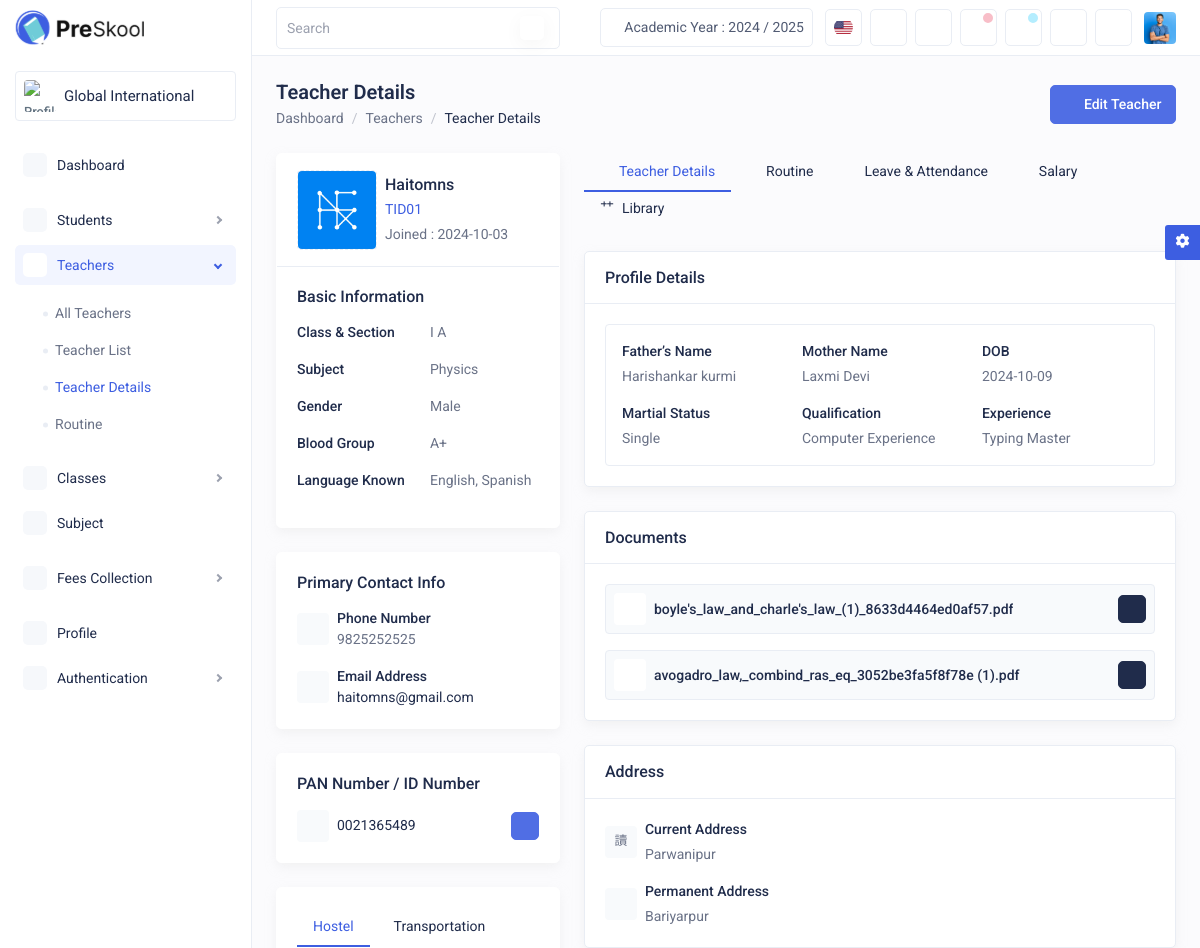
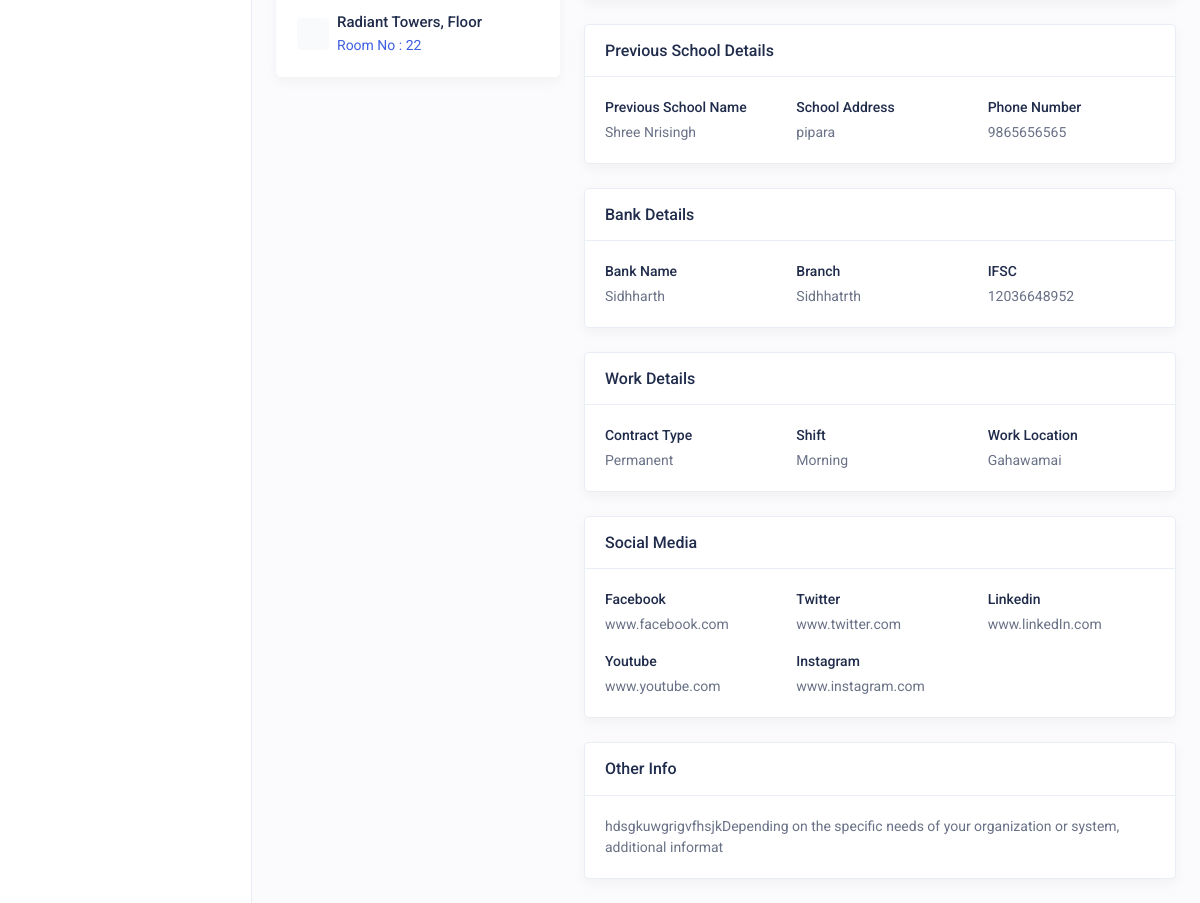
Screenshot of /teacher-details.php with the database file from the repository (2 pictures, top to bottom).
### tables this page shows
CREATE TABLE IF NOT EXISTS `addteacher` (
  `ID` int NOT NULL AUTO_INCREMENT,
  `teacher_id` varchar(15) NOT NULL,
  `teacher_image` varchar(255) NOT NULL,
  `first_name` varchar(100) NOT NULL,
  `last_name` varchar(100) NOT NULL,
  `gender` enum('Male','Female','Other') NOT NULL,
  `email_address` varchar(100) NOT NULL,
  `primary_contact_number` varchar(10) NOT NULL,
  `qualification` varchar(30) NOT NULL,
  `work_experience` varchar(30) NOT NULL,
  `address` varchar(50) NOT NULL,
  `permanent_address` varchar(100) NOT NULL,
  `date_of_birth` date NOT NULL,
  `pan_number` varchar(10) NOT NULL,
  `class` varchar(50) NOT NULL,
  `subject` varchar(100) NOT NULL,
  `date_of_joining` date NOT NULL,
  `language_known` varchar(100) NOT NULL,
  `status_of_teacher` varchar(30) NOT NULL,
  `marital_status` varchar(30) NOT NULL,
  `blood_group` varchar(10) NOT NULL,
  `father_name` varchar(40) NOT NULL,
  `mother_name` varchar(40) NOT NULL,
  `epf_no` varchar(20) NOT NULL,
  `basic_salary` decimal(10,2) NOT NULL,
  `contract_type` varchar(30) NOT NULL,
  `date_of_leaving` date NOT NULL,
  `work_shift` varchar(50) NOT NULL,
  `work_location` varchar(100) NOT NULL,
  `medical_leaves` int NOT NULL,
  `casual_leaves` int NOT NULL,
  `maternity_leaves` int NOT NULL,
  `sick_leaves` int NOT NULL,
  `account_name` varchar(100) NOT NULL,
  `account_number` varchar(20) NOT NULL,
  `ifsc_code` varchar(11) NOT NULL,
  `bank_name` varchar(100) NOT NULL,
  `branch_name` varchar(100) NOT NULL,
  `route` varchar(100) DEFAULT NULL,
  `vehicle_number` varchar(20) DEFAULT NULL,
  `pickup_point` varchar(100) DEFAULT NULL,
  `hostel` varchar(100) DEFAULT NULL,
  `room_number` varchar(10) DEFAULT NULL,
  `facebook` varchar(255) DEFAULT NULL,
  `instagram` varchar(255) DEFAULT NULL,
  `linkedin` varchar(255) DEFAULT NULL,
  `twitter_url` varchar(255) DEFAULT NULL,
  `youtube` varchar(255) DEFAULT NULL,
  `resume` varchar(255) DEFAULT NULL,
  `joining_letter` varchar(255) DEFAULT NULL,
  `previous_school_name` varchar(100) NOT NULL,
  `previous_school_address` varchar(150) NOT NULL,
  `previous_school_contact_number` varchar(12) NOT NULL,
  `other_info` varchar(100) NOT NULL,
  PRIMARY KEY (`ID`)
);

### teacher-details.php (the view, shortened to what the rows shown need)
<!DOCTYPE html><html lang="en"><head>
<link rel="stylesheet" href="css/bootstrap.min.css">
<link rel="stylesheet" href="css/feather.css">
<link rel="stylesheet" href="css/tabler-icons.css">
<link rel="stylesheet" href="css/daterangepicker.css">
<link rel="stylesheet" href="css/fontawesome.min.css">
<link rel="stylesheet" href="css/all.min.css">
<link rel="stylesheet" href="css/dataTables.bootstrap5.min.css">
<link rel="stylesheet" href="css/style.css">
</head>
<body>
<div class="main-wrapper">
<div class="page-wrapper">
<div class="content">
<div class="row">
    <?php
    require_once 'php/allTeacherGrid.php';
    ?>
<div class="col-xxl-3 col-xl-4 theiaStickySidebar">
<div class="card border-white">
<div class="card-header">
<div class="d-flex align-items-center flex-wrap row-gap-3">
<div class="d-flex align-items-center justify-content-center avatar avatar-xxl border border-dashed me-2 flex-shrink-0 text-dark frames">
<img src="./php/uploads/teacher_images/<?php echo $teacher['teacher_image']; ?>" class="img-fluid" alt="img">
</div>
<div>
<h5 class="mb-1 mb-1 text-truncate"><?php echo $teacher['first_name']; ?></h5>
<p class="text-primary mb-1"><?php echo $teacher['teacher_id']; ?></p>
<p>Joined : <?php echo $teacher['date_of_joining']; ?></p>
</div>
</div>
</div>
<div class="card-body">
<dl class="row mb-0">
<dt class="col-6 fw-medium text-dark mb-3">Class &amp; Section</dt>
<dd class="col-6  mb-3"><?php echo $teacher['class']; ?></dd>
<dt class="col-6 fw-medium text-dark mb-3">Subject</dt>
<dd class="col-6  mb-3"><?php echo $teacher['subject']; ?></dd>
<dt class="col-6 fw-medium text-dark mb-3">Gender</dt>
<dd class="col-6  mb-3"><?php echo $teacher['gender']; ?></dd>
<dt class="col-6 fw-medium text-dark mb-3">Blood Group</dt>
<dd class="col-6  mb-3"><?php echo $teacher['blood_group']; ?></dd>
<dt class="col-6 fw-medium text-dark mb-3">Language Known</dt>
<dd class="col-6  mb-3"><?php echo $teacher['language_known']; ?></dd>
</dl>
</div>
</div>
<div class="card border-white">
<div class="card-body">
<div class="d-flex align-items-center mb-3">
<div>
<span class=" text-dark fw-medium mb-1">Phone Number</span>
<p><?php echo $teacher['primary_contact_number']; ?></p>
</div>
</div>
<div class="d-flex align-items-center">
<div>
<p><a href="/cdn-cgi/l/email-protection" class="__cf_email__"><?php echo $teacher['email_address']; ?></a></p>
</div>
</div>
</div>
</div>
<div class="card border-white">
<div class="card-body pb-1">
<div class="d-flex align-items-center justify-content-between">
<div class="d-flex align-items-center mb-3">
<div>
<p class="text-dark"><?php echo $teacher['pan_number']; ?></p>
</div>
</div>
</div>
</div>
</div>
<div class="card border-white">
<div class="card-body pb-1">
<div class="tab-content">
<div class="tab-pane fade show active" id="hostel">
<div class="d-flex align-items-center mb-3">
<div>
<h6 class="mb-1"><?php echo $teacher['hostel']; ?>, Floor</h6>
<p class="text-primary">Room No : <?php echo $teacher['room_number']; ?></p>
</div>
</div>
</div>
</div>
</div>
</div>
</div>
<div class="col-xxl-9 col-xl-8">
<div class="row">
<div class="col-md-12">
<div class="card">
<div class="card-body">
<div class="border rounded p-3 pb-0">
<div class="row">
<div class="col-sm-6 col-lg-4">
<div class="mb-3">
<p class="text-dark fw-medium mb-1">Father’s Name</p>
<p><?php echo $teacher['father_name']; ?></p>
</div>
</div>
<div class="col-sm-6 col-lg-4">
<div class="mb-3">
<p class="text-dark fw-medium mb-1">Mother Name</p>
<p><?php echo $teacher['mother_name']; ?></p>
</div>
</div>
<div class="col-sm-6 col-lg-4">
<div class="mb-3">
<p class="text-dark fw-medium mb-1">DOB</p>
<p><?php echo $teacher['date_of_birth']; ?></p>
</div>
</div>
<div class="col-sm-6 col-lg-4">
<div class="mb-3">
<p class="text-dark fw-medium mb-1">Martial Status</p>
<p><?php echo $teacher['marital_status']; ?></p>
</div>
</div>
<div class="col-sm-6 col-lg-4">
<div class="mb-3">
<p class="text-dark fw-medium mb-1">Qualification</p>
<p><?php echo $teacher['qualification']; ?></p>
</div>
</div>
<div class="col-sm-6 col-lg-4">
<div class="mb-3">
<p class="text-dark fw-medium mb-1">Experience</p>
<p><?php echo $teacher['work_experience']; ?></p>
</div>
</div>
</div>
</div>
</div>
</div>
</div>
<div class="col-xxl-6 d-flex">
<div class="card flex-fill">
<div class="card-body">
<div class="bg-light-300 border rounded d-flex align-items-center justify-content-between mb-3 p-2">
<div class="d-flex align-items-center overflow-hidden">
<div class="ms-2">
<p class="text-truncate fw-medium text-dark"><?php echo $teacher['resume']; ?></p>
</div>
</div>
</div>
<div class="bg-light-300 border rounded d-flex align-items-center justify-content-between p-2">
<div class="d-flex align-items-center overflow-hidden">
<div class="ms-2">
<p class="text-truncate fw-medium text-dark"><?php echo $teacher['joining_letter']; ?></p>
</div>
</div>
</div>
</div>
</div>
</div>
<div class="col-xxl-6 d-flex">
<div class="card flex-fill">
<div class="card-body">
<div class="d-flex align-items-center mb-3">
<div>
<p class="text-dark fw-medium mb-1">Current Address</p>
<p><?php echo $teacher['address']; ?></p>
</div>
</div>
<div class="d-flex align-items-center">
<div>
<p class="text-dark fw-medium mb-1">Permanent Address</p>
<p><?php echo $teacher['permanent_address']; ?></p>
</div>
</div>
</div>
</div>
</div>
<div class="col-xxl-12">
<div class="card">
<div class="card-body pb-1">
<div class="row">
<div class="col-md-4">
<div class="mb-3">
<p class="mb-1 text-dark fw-medium">Previous School Name</p>
<p><?php echo $teacher['previous_school_name']; ?></p>
</div>
</div>
<div class="col-md-4">
<div class="mb-3">
<p class="mb-1 text-dark fw-medium">School Address</p>
<p><?php echo $teacher['previous_school_address']; ?></p>
</div>
</div>
<div class="col-md-4">
<div class="mb-3">
<p class="mb-1 text-dark fw-medium">Phone Number</p>
<p><?php echo $teacher['previous_school_contact_number']; ?></p>
</div>
</div>
</div>
</div>
</div>
</div>
<div class="col-xxl-6 d-flex">
<div class="card flex-fill">
<div class="card-body pb-1">
<div class="row">
<div class="col-md-4">
<div class="mb-3">
<p class="mb-1 text-dark fw-medium">Bank Name</p>
<p><?php echo $teacher['bank_name']; ?></p>
</div>
</div>
<div class="col-md-4">
<div class="mb-3">
<p class="mb-1 text-dark fw-medium">Branch</p>
<p><?php echo $teacher['branch_name']; ?></p>
</div>
</div>
<div class="col-md-4">
<div class="mb-3">
<p class="mb-1 text-dark fw-medium">IFSC</p>
<p><?php echo $teacher['ifsc_code']; ?></p>
</div>
</div>
</div>
</div>
</div>
</div>
<div class="col-xxl-6 d-flex">
<div class="card flex-fill">
<div class="card-body pb-1">
<div class="row">
<div class="col-md-4">
<div class="mb-3">
<p class="mb-1 text-dark fw-medium">Contract Type</p>
<p><?php echo $teacher['contract_type']; ?></p>
</div>
</div>
<div class="col-md-4">
<div class="mb-3">
<p class="mb-1 text-dark fw-medium">Shift</p>
<p><?php echo $teacher['work_shift']; ?></p>
</div>
</div>
<div class="col-md-4">
<div class="mb-3">
<p class="mb-1 text-dark fw-medium">Work Location</p>
<p><?php echo $teacher['work_location']; ?></p>
</div>
</div>
</div>
</div>
</div>
</div>
<div class="col-xxl-12 d-flex">
<div class="card flex-fill">
<div class="card-body pb-1">
<div class="row row-cols-xxl-5 row-cols-xl-3">
<div class="col">
<div class="mb-3">
<p class="mb-1 text-dark fw-medium">Facebook</p>
<p><?php echo $teacher['facebook']; ?></p>
</div>
</div>
<div class="col">
<div class="mb-3">
<p class="mb-1 text-dark fw-medium">Twitter</p>
<p><?php echo $teacher['twitter_url']; ?></p>
</div>
</div>
<div class="col">
<div class="mb-3">
<p class="mb-1 text-dark fw-medium">Linkedin</p>
<p><?php echo $teacher['linkedin']; ?></p>
</div>
</div>
<div class="col">
<div class="mb-3">
<p class="mb-1 text-dark fw-medium">Youtube</p>
<p><?php echo $teacher['youtube']; ?></p>
</div>
</div>
<div class="col">
<div class="mb-3">
<p class="mb-1 text-dark fw-medium">Instagram</p>
<p><?php echo $teacher['instagram']; ?></p>
</div>
</div>
</div>
</div>
</div>
</div>
<div class="col-xxl-12">
<div class="card">
<div class="card-body">
<p><?php echo $teacher['other_info']; ?></p>
</div>
</div>
</div>
</div>
</div>
</div>
</div>
</div>
</div>
</body></html>

### rows the page displays
addteacher: teacher_image (picture), first_name "Haitomns", teacher "TID01", date_of_joining "2024-10-03", class "I A", subject "Physics", gender "Male", blood_group "A+", language_known "English, Spanish", primary_contact_number "9825252525", email_address "haitomns@gmail.com", pan_number "0021365489", hostel "Radiant Towers", room_number "22", father_name "Harishankar kurmi", mother_name "Laxmi Devi", date_of_birth "2024-10-09", marital_status "Single", qualification "Computer Experience", work_experience "Typing Master", resume "boyle's_law_and_charle's_law_(1)_8633d4464ed0af57.pdf", joining_letter "avogadro_law,_combind_ras_eq_3052be3fa5f8f78e (1).pdf", address "Parwanipur", permanent_address "Bariyarpur", previous_school_name "Shree Nrisingh", previous_school_address "pipara", previous_school_contact_number "9865656565", bank_name "Sidhharth", branch_name "Sidhhatrth", ifsc_code "12036648952", contract_type "Permanent", work_shift "Morning", work_location "Gahawamai", facebook "www.facebook.com", twitter_url "www.twitter.com", linkedin "www.linkedIn.com", youtube "www.youtube.com", instagram "www.instagram.com", other_info "hdsgkuwgrigvfhsjkDepending on the specific needs of your organization or system, additional informat"
